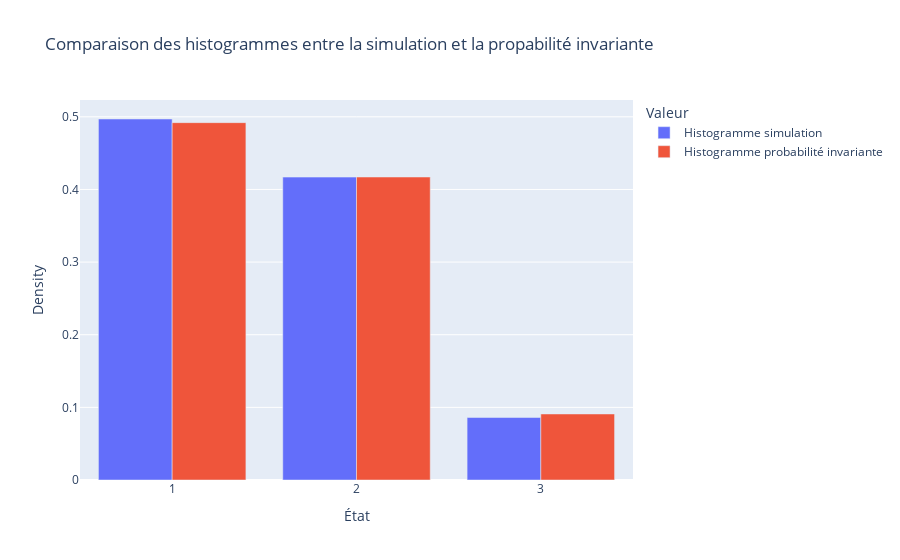

Here is the notebook cell this chart was saved with:
### Markdown cell above
Les vecteurs propres liés à la valeur propre 1 étant linéairement dépendants il n'existe qu'une seule distribution invariante pour une chaîne de markov : Le vecteur propre associé à la valeur propre 1 de norme 1.

### Code cell
workflow_2.plot_two_histograms()

### Figure 1 — Plotly figure (JSON) as saved in the notebook; plotly's stock layout.template omitted (floating-point values rounded to 4 significant figures)
{"data": [{"alignmentgroup": "True", "hovertemplate": "Valeur=Histogramme simulation<br>État=%{x}<br>Density=%{y}<extra></extra>", "legendgroup": "Histogramme simulation", "marker": {"color": "#636efa", "pattern": {"shape": ""}}, "name": "Histogramme simulation", "offsetgroup": "Histogramme simulation", "orientation": "v", "showlegend": true, "textposition": "auto", "type": "bar", "x": [1, 2, 3], "xaxis": "x", "y": [0.497, 0.417, 0.086], "yaxis": "y"}, {"alignmentgroup": "True", "hovertemplate": "Valeur=Histogramme probabilité invariante<br>État=%{x}<br>Density=%{y}<extra></extra>", "legendgroup": "Histogramme probabilité invariante", "marker": {"color": "#EF553B", "pattern": {"shape": ""}}, "name": "Histogramme probabilité invariante", "offsetgroup": "Histogramme probabilité invariante", "orientation": "v", "showlegend": true, "textposition": "auto", "type": "bar", "x": [1, 2, 3], "xaxis": "x", "y": [0.492, 0.4171, 0.09091], "yaxis": "y"}], "layout": {"barmode": "group", "legend": {"title": {"text": "Valeur"}, "tracegroupgap": 0}, "title": {"text": "Comparaison des histogrammes entre la simulation et la propabilité invariante"}, "xaxis": {"anchor": "y", "domain": [0, 1], "title": {"text": "État"}}, "yaxis": {"anchor": "x", "domain": [0, 1], "title": {"text": "Density"}}}}
